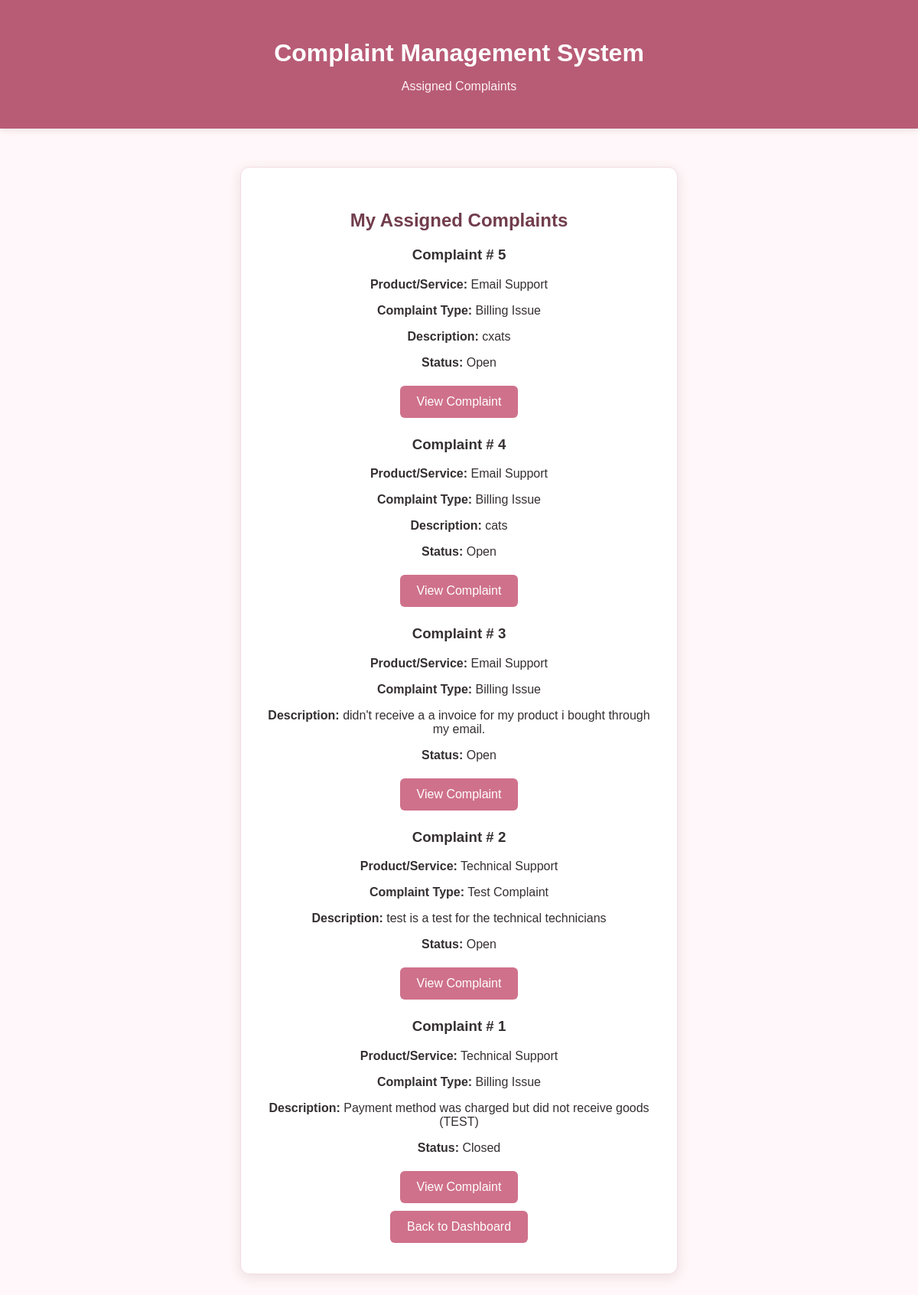
/view/technician_complaints.php (signed in), run on the app's committed database.
### tables this page shows
CREATE TABLE `complaints` (
  `ComplaintID` int(11) NOT NULL,
  `CustomerID` int(11) NOT NULL,
  `ProductID` int(11) NOT NULL,
  `ComplaintTypeID` int(11) NOT NULL,
  `TechnicianID` int(11) DEFAULT NULL,
  `Description` text NOT NULL,
  `ImageFile` varchar(255) DEFAULT NULL,
  `Status` enum('Open','Closed') NOT NULL DEFAULT 'Open',
  `DateCreated` datetime NOT NULL DEFAULT current_timestamp(),
  `ResolutionDate` datetime DEFAULT NULL,
  `ResolutionNotes` text DEFAULT NULL,
  `DateUpdated` datetime NOT NULL DEFAULT current_timestamp()
);

CREATE TABLE `products` (
  `ProductID` int(111) NOT NULL,
  `ProductName` varchar(100) NOT NULL,
  `Description` varchar(255) NOT NULL,
  `Active` tinyint(1) NOT NULL
);

CREATE TABLE `complaint_types` (
  `ComplaintTypeID` int(11) NOT NULL,
  `TypeName` varchar(100) NOT NULL,
  `Description` varchar(255) NOT NULL,
  `Active` tinyint(1) NOT NULL DEFAULT 1
);

### model/complaint_db.php (called while the page is built, shortened)
<?php
require_once __DIR__ . '/database.php';
require_once __DIR__ . '/complaint.php';
class ComplaintDB
{
    public static function getComplaintsByTechnician($technicianId)
    {
        $db = new Database();
        $connection = $db->getConnection();
        $query = "SELECT * FROM complaints
                  WHERE TechnicianID = ?
                  ORDER BY DateCreated DESC";
        $stmt = mysqli_prepare($connection, $query);
        mysqli_stmt_bind_param(
            $stmt,
            "i",
            $technicianId
        );
        mysqli_stmt_execute($stmt);
        $result = mysqli_stmt_get_result($stmt);
        $complaints = [];
        while ($row = mysqli_fetch_assoc($result)) {
            $complaints[] = self::makeComplaint($row);
        }
        return $complaints;
    }
    private static function makeComplaint($row)
    {
        return new Complaint(
            $row['ComplaintID'],
            $row['CustomerID'],
            $row['ProductID'],
            $row['ComplaintTypeID'],
            $row['TechnicianID'],
            $row['Description'],
            $row['Status'],
            $row['DateCreated'],
            $row['ResolutionDate'],
            $row['ResolutionNotes'],
            $row['DateUpdated']
        );
    }
}
?>

### model/database.php (called while the page is built, shortened)
<?php
class Database
{
    private $host = "localhost";
    private $database = "complaint_management";
    private $username = "complaint_user";
    private $password = "Complaint2026!";
    public function __construct()
    {
        $this->connection = mysqli_connect(
            $this->host,
            $this->username,
            $this->password,
            $this->database
        );
    }
}

### model/complaint.php (called while the page is built, shortened)
<?php
class Complaint
{
    private $complaintId;
    private $description;
    private $status;
    public function __construct(
        $complaintId = null,
        $customerId = null,
        $productId = null,
        $complaintTypeId = null,
        $technicianId = null,
        $description = '',
        $status = 'Open',
        $dateCreated = null,
        $resolutionDate = null,
        $resolutionNotes = null,
        $dateUpdated = null
    ) {
        $this->complaintId = $complaintId;
        $this->description = $description;
        $this->status = $status;
    }
    public function getComplaintId()
    {
        return $this->complaintId;
    }
    public function getDescription()
    {
        return $this->description;
    }
    public function getStatus()
    {
        return $this->status;
    }
}
?>

### model/product_db.php (called while the page is built, shortened)
<?php
require_once('database.php');
require_once('product.php');
class ProductDB
{
    public static function getProduct($productId)
    {
        $db = new Database();
        $connection = $db->getConnection();
        $query = "SELECT * FROM products
                  WHERE ProductID = ?";
        $stmt = mysqli_prepare($connection, $query);
        mysqli_stmt_bind_param(
            $stmt,
            "i",
            $productId
        );
        mysqli_stmt_execute($stmt);
        $result = mysqli_stmt_get_result($stmt);
        $row = mysqli_fetch_assoc($result);
        if ($row) {
            return new Product(
                $row['ProductID'],
                $row['ProductName'],
                $row['Description'],
                $row['Active']
            );
        }
        return null;
    }
}
?>

### model/product.php (called while the page is built, shortened)
<?php
class Product
{
    private $productName;
    public function __construct(
        $productId = null,
        $productName = '',
        $description = '',
        $active = 1
    ) {
        $this->productName = $productName;
    }
    public function getProductName()
    {
        return $this->productName;
    }
}
?>

### model/complaint_type_db.php (called while the page is built, shortened)
<?php
require_once __DIR__ . '/database.php';
require_once __DIR__ . '/complaint_type.php';
class ComplaintTypeDB
{
    public static function getComplaintType(
        $complaintTypeId
    ) {
        $db = new Database();
        $connection = $db->getConnection();
        $query = "SELECT *
                  FROM complaint_types
                  WHERE ComplaintTypeID = ?";
        $stmt = mysqli_prepare(
            $connection,
            $query
        );
        mysqli_stmt_bind_param(
            $stmt,
            "i",
            $complaintTypeId
        );
        mysqli_stmt_execute($stmt);
        $result = mysqli_stmt_get_result($stmt);
        $row = mysqli_fetch_assoc($result);
        if ($row) {
            return new ComplaintType(
                $row['ComplaintTypeID'],
                $row['TypeName'],
                $row['Description'],
                $row['Active']
            );
        }
        return null;
    }
}
?>

### model/complaint_type.php (called while the page is built, shortened)
<?php
class ComplaintType
{
    private $typeName;
    public function __construct(
        $complaintTypeId = null,
        $typeName = '',
        $description = '',
        $active = 1
    ) {
        $this->typeName = $typeName;
    }
    public function getTypeName()
    {
        return $this->typeName;
    }
}
?>

### view/technician_complaints.php (the view, shortened to what this page needs)
<?php
require_once __DIR__ . '/../model/complaint_db.php';
require_once __DIR__ . '/../model/product_db.php';
require_once __DIR__ . '/../model/complaint_type_db.php';
$technicianId = (int) $_SESSION['employee_id'];
$complaints = ComplaintDB::getComplaintsByTechnician($technicianId);
?>
<!DOCTYPE html>
<html lang="en">
<head>
    <link rel="stylesheet" href="../css/styles.css">
</head>
<body>
    <header>
        <h1>Complaint Management System</h1>
        <p>Assigned Complaints</p>
    </header>
    <main>
        <section class="card">
            <h2>My Assigned Complaints</h2>
            <?php if (count($complaints) === 0) : ?>
                <p>
                    You do not have any assigned complaints.
                </p>
            <?php else : ?>
                <?php foreach ($complaints as $complaint) : ?>
                    <?php
                    $product = ProductDB::getProduct(
                        $complaint->getProductId()
                    );
                    $type = ComplaintTypeDB::getComplaintType(
                        $complaint->getComplaintTypeId()
                    );
                    ?>
                    <div class="complaint">
                        <h3>
                            Complaint #
                            <?php echo htmlspecialchars(
                                $complaint->getComplaintId()
                            ); ?>
                        </h3>
                        <p>
                            <strong>Product/Service:</strong>
                            <?php echo htmlspecialchars(
                                $product->getProductName()
                            ); ?>
                        </p>
                        <p>
                            <strong>Complaint Type:</strong>
                            <?php echo htmlspecialchars(
                                $type->getTypeName()
                            ); ?>
                        </p>
                        <p>
                            <strong>Description:</strong>
                            <?php echo htmlspecialchars(
                                $complaint->getDescription()
                            ); ?>
                        </p>
                        <p>
                            <strong>Status:</strong>
                            <?php echo htmlspecialchars(
                                $complaint->getStatus()
                            ); ?>
                        </p>
                        <a
                            href="technician_complaint.php?id=<?php
                            echo $complaint->getComplaintId();
                            ?>"
                            class="button"
                        >
                            View Complaint
                        </a>
                    </div>
                <?php endforeach; ?>
            <?php endif; ?>
            <a href="technician_home.php" class="button">
                Back to Dashboard
            </a>
        </section>
    </main>
</body>
</html>

### css/styles.css (style rules this page uses)
body { margin: 0; font-family: Arial, sans-serif; background-color: #fff7f9; color: #352f32; }
header { background-color: #b85c76; color: white; text-align: center; padding: 30px; box-shadow: 0 2px 8px rgba(90, 45, 60, 0.12); }
header h1 { margin-bottom: 5px; }
header p { color: #fff2f5; }
main { display: flex; justify-content: center; padding: 50px 20px; }
.card { background-color: white; padding: 35px; width: 500px; border-radius: 12px; box-shadow: 0 4px 16px rgba(120, 70, 85, 0.14); text-align: center; border: 1px solid #f3dce3; }
.card h2 { color: #713d4d; }
.button { display: inline-block; padding: 12px 22px; margin: 5px; background-color: #cf718b; color: white; text-decoration: none; border-radius: 6px; border: none; transition: background-color 0.2s ease; }

### data on the page
complaints: ComplaintId "5", ProductID.ProductName "Email Support", ComplaintTypeID.TypeName "Billing Issue", Description "cxats", Status "Open"
complaints: ComplaintId "4", ProductID.ProductName "Email Support", ComplaintTypeID.TypeName "Billing Issue", Description "cats", Status "Open"
complaints: ComplaintId "3", ProductID.ProductName "Email Support", ComplaintTypeID.TypeName "Billing Issue", Description "didn't receive a a invoice for my product i bought through my email.", Status "Open"
complaints: ComplaintId "2", ProductID.ProductName "Technical Support", ComplaintTypeID.TypeName "Test Complaint", Description "test is a test for the technical technicians", Status "Open"
complaints: ComplaintId "1", ProductID.ProductName "Technical Support", ComplaintTypeID.TypeName "Billing Issue", Description "Payment method was charged but did not receive goods (TEST)", Status "Closed"
